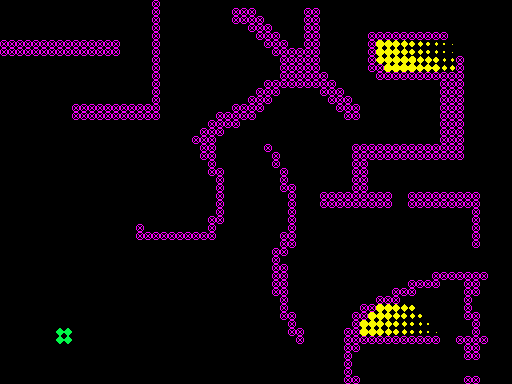

Tiled map render using the project's own tile images. Description and the whole map definition, tile-layer contents included, below:
An orthogonal 64x48 tile map with 8x8 px tiles, 1 tile layer (Capa de Patrones 1).

<map version="1.0" tiledversion="1.0.2" orientation="orthogonal" renderorder="right-down" width="64" height="48" tilewidth="8" tileheight="8" nextobjectid="5">
 <tileset firstgid="1" name="Baldosas" tilewidth="8" tileheight="8" tilecount="13" columns="13">
  <image source="baldosas.png" trans="000000" width="104" height="8" />
 </tileset>
 <layer name="Capa de Patrones 1" width="64" height="48">
  <data encoding="csv">
1,1,1,1,1,1,1,1,1,1,1,1,1,1,1,1,1,1,1,3,1,1,1,1,1,1,1,1,1,1,1,1,1,1,1,1,1,1,1,1,1,1,1,1,1,1,1,1,1,1,1,1,1,1,1,1,1,1,1,1,1,1,1,1,
1,1,1,1,1,1,1,1,1,1,1,1,1,1,1,1,1,1,1,3,1,1,1,1,1,1,1,1,1,3,3,3,1,1,1,1,1,1,3,3,1,1,1,1,1,1,1,1,1,1,1,1,1,1,1,1,1,1,1,1,1,1,1,1,
1,1,1,1,1,1,1,1,1,1,1,1,1,1,1,1,1,1,1,3,1,1,1,1,1,1,1,1,1,3,3,3,3,1,1,1,1,1,3,3,1,1,1,1,1,1,1,1,1,1,1,1,1,1,1,1,1,1,1,1,1,1,1,1,
1,1,1,1,1,1,1,1,1,1,1,1,1,1,1,1,1,1,1,3,1,1,1,1,1,1,1,1,1,1,1,3,3,3,1,1,1,1,3,3,1,1,1,1,1,1,1,1,1,1,1,1,1,1,1,1,1,1,1,1,1,1,1,1,
1,1,1,1,1,1,1,1,1,1,1,1,1,1,1,1,1,1,1,3,1,1,1,1,1,1,1,1,1,1,1,1,3,3,3,1,1,1,3,3,1,1,1,1,1,1,3,3,3,3,3,3,3,3,3,3,1,1,1,1,1,1,1,1,
3,3,3,3,3,3,3,3,3,3,3,3,3,3,3,1,1,1,1,3,1,1,1,1,1,1,1,1,1,1,1,1,1,3,3,3,1,1,3,3,1,1,1,1,1,1,3,4,5,6,7,8,9,10,11,12,13,1,1,1,1,1,1,1,
3,3,3,3,3,3,3,3,3,3,3,3,3,3,3,1,1,1,1,3,1,1,1,1,1,1,1,1,1,1,1,1,1,1,3,3,3,3,3,3,1,1,1,1,1,1,3,4,5,6,7,8,9,10,11,12,13,1,1,1,1,1,1,1,
1,1,1,1,1,1,1,1,1,1,1,1,1,1,1,1,1,1,1,3,1,1,1,1,1,1,1,1,1,1,1,1,1,1,1,3,3,3,3,3,1,1,1,1,1,1,3,5,5,5,5,5,7,7,8,11,11,3,1,1,1,1,1,1,
1,1,1,1,1,1,1,1,1,1,1,1,1,1,1,1,1,1,1,3,1,1,1,1,1,1,1,1,1,1,1,1,1,1,1,3,3,3,3,3,1,1,1,1,1,1,3,3,4,4,4,4,6,6,6,9,9,3,1,1,1,1,1,1,
1,1,1,1,1,1,1,1,1,1,1,1,1,1,1,1,1,1,1,3,1,1,1,1,1,1,1,1,1,1,1,1,1,1,1,3,3,3,3,3,3,1,1,1,1,1,1,3,3,3,3,3,3,3,3,3,3,3,1,1,1,1,1,1,
1,1,1,1,1,1,1,1,1,1,1,1,1,1,1,1,1,1,1,3,1,1,1,1,1,1,1,1,1,1,1,1,1,3,3,3,3,3,3,3,3,3,1,1,1,1,1,1,1,1,1,1,1,1,1,3,3,3,1,1,1,1,1,1,
1,1,1,1,1,1,1,1,1,1,1,1,1,1,1,1,1,1,1,3,1,1,1,1,1,1,1,1,1,1,1,1,3,3,3,1,1,1,1,1,3,3,3,1,1,1,1,1,1,1,1,1,1,1,1,3,3,3,1,1,1,1,1,1,
1,1,1,1,1,1,1,1,1,1,1,1,1,1,1,1,1,1,1,3,1,1,1,1,1,1,1,1,1,1,1,3,3,3,1,1,1,1,1,1,1,3,3,3,1,1,1,1,1,1,1,1,1,1,1,3,3,3,1,1,1,1,1,1,
1,1,1,1,1,1,1,1,1,3,3,3,3,3,3,3,3,3,3,3,1,1,1,1,1,1,1,1,1,3,3,3,3,1,1,1,1,1,1,1,1,1,3,3,3,1,1,1,1,1,1,1,1,1,1,3,3,3,1,1,1,1,1,1,
1,1,1,1,1,1,1,1,1,3,3,3,3,3,3,3,3,3,3,3,1,1,1,1,1,1,1,3,3,3,3,3,1,1,1,1,1,1,1,1,1,1,1,3,3,1,1,1,1,1,1,1,1,1,1,3,3,3,1,1,1,1,1,1,
1,1,1,1,1,1,1,1,1,1,1,1,1,1,1,1,1,1,1,1,1,1,1,1,1,1,3,3,3,3,1,1,1,1,1,1,1,1,1,1,1,1,1,1,1,1,1,1,1,1,1,1,1,1,1,3,3,3,1,1,1,1,1,1,
1,1,1,1,1,1,1,1,1,1,1,1,1,1,1,1,1,1,1,1,1,1,1,1,1,3,3,3,1,1,1,1,1,1,1,1,1,1,1,1,1,1,1,1,1,1,1,1,1,1,1,1,1,1,1,3,3,3,1,1,1,1,1,1,
1,1,1,1,1,1,1,1,1,1,1,1,1,1,1,1,1,1,1,1,1,1,1,1,3,3,3,1,1,1,1,1,1,1,1,1,1,1,1,1,1,1,1,1,1,1,1,1,1,1,1,1,1,1,1,3,3,3,1,1,1,1,1,1,
1,1,1,1,1,1,1,1,1,1,1,1,1,1,1,1,1,1,1,1,1,1,1,1,1,3,3,1,1,1,1,1,1,3,1,1,1,1,1,1,1,1,1,1,3,3,3,3,3,3,3,3,3,3,3,3,3,3,1,1,1,1,1,1,
1,1,1,1,1,1,1,1,1,1,1,1,1,1,1,1,1,1,1,1,1,1,1,1,1,3,3,1,1,1,1,1,1,1,3,1,1,1,1,1,1,1,1,1,3,3,3,3,3,3,3,3,3,3,3,3,3,3,1,1,1,1,1,1,
1,1,1,1,1,1,1,1,1,1,1,1,1,1,1,1,1,1,1,1,1,1,1,1,1,1,3,1,1,1,1,1,1,1,3,1,1,1,1,1,1,1,1,1,3,3,1,1,1,1,1,1,1,1,1,1,1,1,1,1,1,1,1,1,
1,1,1,1,1,1,1,1,1,1,1,1,1,1,1,1,1,1,1,1,1,1,1,1,1,1,3,3,1,1,1,1,1,1,1,3,1,1,1,1,1,1,1,1,3,3,1,1,1,1,1,1,1,1,1,1,1,1,1,1,1,1,1,1,
1,1,1,1,1,1,1,1,1,1,1,1,1,1,1,1,1,1,1,1,1,1,1,1,1,1,1,3,1,1,1,1,1,1,1,3,1,1,1,1,1,1,1,1,3,3,1,1,1,1,1,1,1,1,1,1,1,1,1,1,1,1,1,1,
1,1,1,1,1,1,1,1,1,1,1,1,1,1,1,1,1,1,1,1,1,1,1,1,1,1,1,3,1,1,1,1,1,1,1,3,3,1,1,1,1,1,1,1,3,3,1,1,1,1,1,1,1,1,1,1,1,1,1,1,1,1,1,1,
1,1,1,1,1,1,1,1,1,1,1,1,1,1,1,1,1,1,1,1,1,1,1,1,1,1,1,3,1,1,1,1,1,1,1,1,3,1,1,1,3,3,3,3,3,3,3,3,3,1,1,3,3,3,3,3,3,3,3,3,1,1,1,1,
1,1,1,1,1,1,1,1,1,1,1,1,1,1,1,1,1,1,1,1,1,1,1,1,1,1,1,3,1,1,1,1,1,1,1,1,3,1,1,1,3,3,3,3,3,3,3,3,3,1,1,3,3,3,3,3,3,3,3,3,1,1,1,1,
1,1,1,1,1,1,1,1,1,1,1,1,1,1,1,1,1,1,1,1,1,1,1,1,1,1,1,3,1,1,1,1,1,1,1,1,3,1,1,1,1,1,1,1,1,1,1,1,1,1,1,1,1,1,1,1,1,1,1,3,1,1,1,1,
1,1,1,1,1,1,1,1,1,1,1,1,1,1,1,1,1,1,1,1,1,1,1,1,1,1,3,3,1,1,1,1,1,1,1,1,3,1,1,1,1,1,1,1,1,1,1,1,1,1,1,1,1,1,1,1,1,1,1,3,1,1,1,1,
1,1,1,1,1,1,1,1,1,1,1,1,1,1,1,1,1,3,1,1,1,1,1,1,1,1,3,1,1,1,1,1,1,1,1,1,3,1,1,1,1,1,1,1,1,1,1,1,1,1,1,1,1,1,1,1,1,1,1,3,1,1,1,1,
1,1,1,1,1,1,1,1,1,1,1,1,1,1,1,1,1,3,3,3,3,3,3,3,3,3,3,1,1,1,1,1,1,1,1,3,3,1,1,1,1,1,1,1,1,1,1,1,1,1,1,1,1,1,1,1,1,1,1,3,1,1,1,1,
1,1,1,1,1,1,1,1,1,1,1,1,1,1,1,1,1,1,1,1,1,1,1,1,1,1,1,1,1,1,1,1,1,1,1,3,3,1,1,1,1,1,1,1,1,1,1,1,1,1,1,1,1,1,1,1,1,1,1,3,1,1,1,1,
1,1,1,1,1,1,1,1,1,1,1,1,1,1,1,1,1,1,1,1,1,1,1,1,1,1,1,1,1,1,1,1,1,1,3,3,1,1,1,1,1,1,1,1,1,1,1,1,1,1,1,1,1,1,1,1,1,1,1,1,1,1,1,1,
1,1,1,1,1,1,1,1,1,1,1,1,1,1,1,1,1,1,1,1,1,1,1,1,1,1,1,1,1,1,1,1,1,1,3,1,1,1,1,1,1,1,1,1,1,1,1,1,1,1,1,1,1,1,1,1,1,1,1,1,1,1,1,1,
1,1,1,1,1,1,1,1,1,1,1,1,1,1,1,1,1,1,1,1,1,1,1,1,1,1,1,1,1,1,1,1,1,1,3,3,1,1,1,1,1,1,1,1,1,1,1,1,1,1,1,1,1,1,1,1,1,1,1,1,1,1,1,1,
1,1,1,1,1,1,1,1,1,1,1,1,1,1,1,1,1,1,1,1,1,1,1,1,1,1,1,1,1,1,1,1,1,1,3,3,1,1,1,1,1,1,1,1,1,1,1,1,1,1,1,1,1,1,3,3,3,3,3,3,3,1,1,1,
1,1,1,1,1,1,1,1,1,1,1,1,1,1,1,1,1,1,1,1,1,1,1,1,1,1,1,1,1,1,1,1,1,1,3,3,1,1,1,1,1,1,1,1,1,1,1,1,1,1,1,3,3,3,3,1,1,1,3,3,1,1,1,1,
1,1,1,1,1,1,1,1,1,1,1,1,1,1,1,1,1,1,1,1,1,1,1,1,1,1,1,1,1,1,1,1,1,1,3,3,1,1,1,1,1,1,1,1,1,1,1,1,1,3,3,3,1,1,1,1,1,1,3,3,1,1,1,1,
1,1,1,1,1,1,1,1,1,1,1,1,1,1,1,1,1,1,1,1,1,1,1,1,1,1,1,1,1,1,1,1,1,1,1,3,1,1,1,1,1,1,1,1,1,1,1,3,3,3,1,1,1,1,1,1,1,1,3,1,1,1,1,1,
1,1,1,1,1,1,1,1,1,1,1,1,1,1,1,1,1,1,1,1,1,1,1,1,1,1,1,1,1,1,1,1,1,1,1,3,1,1,1,1,1,1,1,1,1,3,3,4,5,6,7,8,1,1,1,1,1,1,3,1,1,1,1,1,
1,1,1,1,1,1,1,1,1,1,1,1,1,1,1,1,1,1,1,1,1,1,1,1,1,1,1,1,1,1,1,1,1,1,1,3,3,1,1,1,1,1,1,1,3,3,4,5,6,7,8,9,10,1,1,1,1,1,3,3,1,1,1,1,
1,1,1,1,1,1,1,1,1,1,1,1,1,1,1,1,1,1,1,1,1,1,1,1,1,1,1,1,1,1,1,1,1,1,1,1,3,1,1,1,1,1,1,1,3,4,5,6,7,8,9,10,11,12,1,1,1,1,1,3,1,1,1,1,
1,1,1,1,1,1,1,2,2,1,1,1,1,1,1,1,1,1,1,1,1,1,1,1,1,1,1,1,1,1,1,1,1,1,1,1,3,3,1,1,1,1,1,3,3,4,5,6,7,8,9,10,11,12,13,1,1,1,1,3,1,1,1,1,
1,1,1,1,1,1,1,2,2,1,1,1,1,1,1,1,1,1,1,1,1,1,1,1,1,1,1,1,1,1,1,1,1,1,1,1,1,3,1,1,1,1,1,3,3,3,3,3,3,3,3,3,3,3,3,1,1,3,3,3,3,1,1,1,
1,1,1,1,1,1,1,1,1,1,1,1,1,1,1,1,1,1,1,1,1,1,1,1,1,1,1,1,1,1,1,1,1,1,1,1,1,1,1,1,1,1,1,3,3,1,1,1,1,1,1,1,1,1,1,1,1,1,3,3,1,1,1,1,
1,1,1,1,1,1,1,1,1,1,1,1,1,1,1,1,1,1,1,1,1,1,1,1,1,1,1,1,1,1,1,1,1,1,1,1,1,1,1,1,1,1,1,3,1,1,1,1,1,1,1,1,1,1,1,1,1,1,3,3,1,1,1,1,
1,1,1,1,1,1,1,1,1,1,1,1,1,1,1,1,1,1,1,1,1,1,1,1,1,1,1,1,1,1,1,1,1,1,1,1,1,1,1,1,1,1,1,3,1,1,1,1,1,1,1,1,1,1,1,1,1,1,1,1,1,1,1,1,
1,1,1,1,1,1,1,1,1,1,1,1,1,1,1,1,1,1,1,1,1,1,1,1,1,1,1,1,1,1,1,1,1,1,1,1,1,1,1,1,1,1,1,3,1,1,1,1,1,1,1,1,1,1,1,1,1,1,1,1,1,1,1,1,
1,1,1,1,1,1,1,1,1,1,1,1,1,1,1,1,1,1,1,1,1,1,1,1,1,1,1,1,1,1,1,1,1,1,1,1,1,1,1,1,1,1,1,3,3,1,1,1,1,1,1,1,1,1,1,1,1,1,3,3,1,1,1,1
</data>
 </layer>
</map>